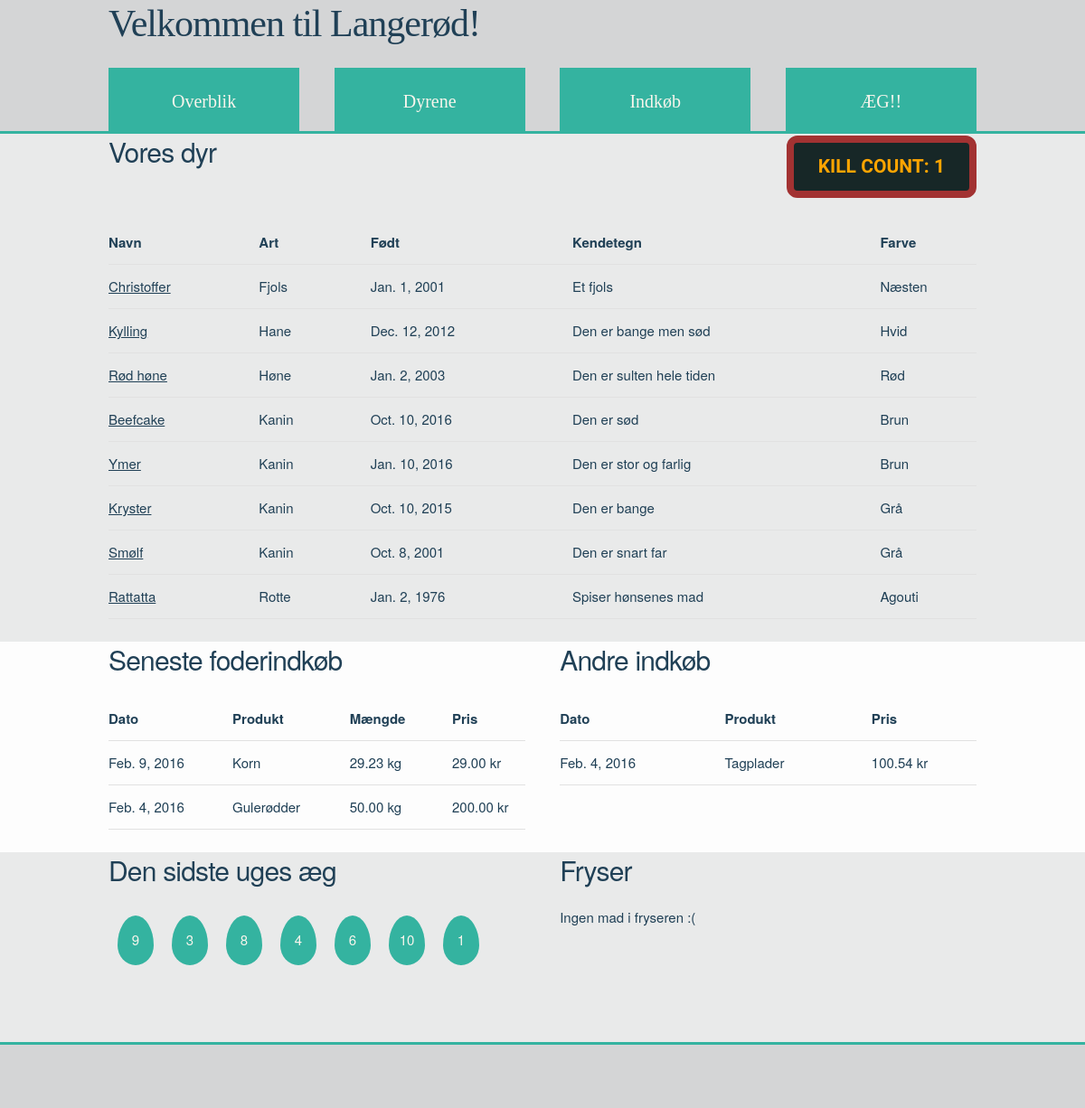
Before: /animals/ with the older database file.
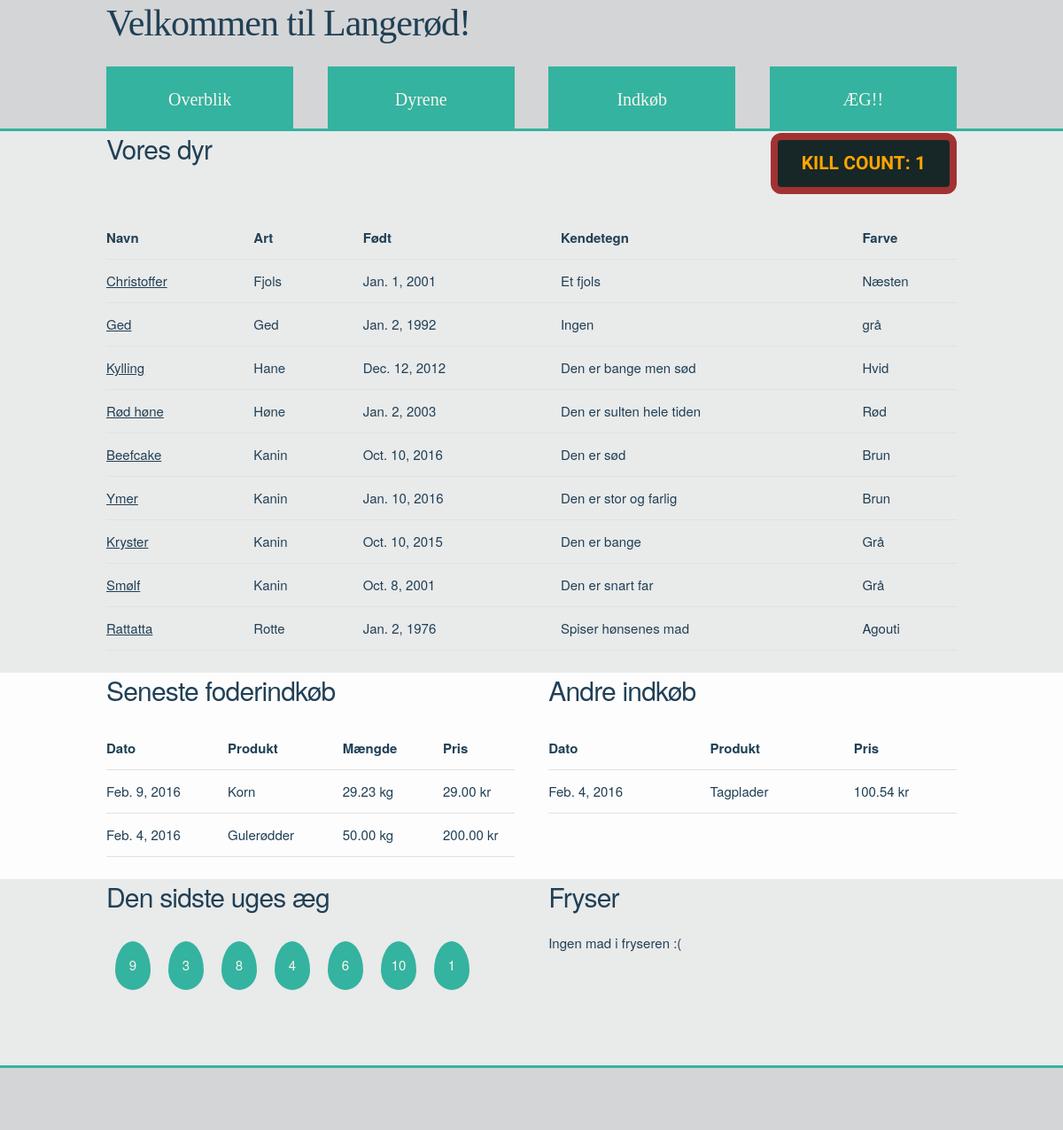
After: the same page with the newer database file.
### animals/models.py (models this page shows, shortened)
class Animals(models.Model):
    animal_name = models.CharField(max_length=200)
    species = models.CharField(max_length=100)
    born = models.DateField('Født', editable=True, null=True)
    arrived = models.DateField('Ankommet', editable=True, null=True)
    departure = models.DateField('Afgang', editable=True, null=True, blank=True)
    dead = models.BooleanField('Død?', editable=True, default=False)
    gone = models.BooleanField('Fjern', editable=True, default=False)
    animal_characteristics = models.TextField(max_length=400)
    fur_colour = models.CharField(max_length=100)
    fur_type = models.CharField(max_length=100)
    white_marks = models.CharField(max_length=100)
    eye_colour = models.CharField(max_length=100)
    blue_eyed_white = models.CharField(max_length=50)
    genotype = models.CharField(max_length = 50)
    slug = models.SlugField()
    class Meta:
        verbose_name_plural = "Animals"

class FoodPurchases(models.Model):
    food_date = models.DateField('Dato for køb', editable=True, null=True)
    food_product = models.CharField(max_length=200)
    food_amount = models.DecimalField(max_digits=5, decimal_places=2)
    food_price = models.DecimalField(max_digits=7, decimal_places=2)
    class Meta:
        verbose_name_plural = "FoodPurchases"

class MiscPurchases(models.Model):
    misc_date = models.DateField('Dato for køb', editable=True, null=True)
    misc_product = models.CharField(max_length=300)
    misc_price = models.DecimalField(max_digits=7, decimal_places=2)
    class Meta:
        verbose_name_plural = "MiscPurchases"

class Eggs(models.Model):
    egg_date = models.DateField('Dato', editable=True, null=True)
    egg_amount = models.IntegerField(default=0)
    class Meta:
        verbose_name_plural = "Eggs"

### animals/views.py (the view)
def index(request):
    animal_list = Animals.objects.exclude(dead=True).exclude(gone=True).order_by('species', '-arrived')
    kill_count = Animals.objects.filter(dead=True).count()
    food_list = FoodPurchases.objects.order_by('-food_date')[:5]
    misc_list = MiscPurchases.objects.order_by('-misc_date')[:5]
    eggs_list = Eggs.objects.order_by('-egg_date')[:7]
    return render(request, 'animals/index.html', {'animal_list': animal_list, 'kill_count': kill_count,
            'food_list': food_list, 'misc_list': misc_list, 'eggs_list': eggs_list})

### animals/templates/animals/index.html (shortened to what this page needs)
{% extends 'animals/base.html' %}
  {% block body_block %}
    <div class="greyfield">
    <div class="container">
    <h4 class="inline">Vores dyr</h4>
    {% if animal_list %}
        <div class="">
            <p class="inline_right kill_count">KILL COUNT: {{ kill_count }}</p>
        </div>
      <table class="u-full-width">
        <thead>
          <tr>
            <th>Navn</th>
            <th>Art</th>
            <th>Født</th>
            <th>Kendetegn</th>
            <th>Farve</th>
          </tr>
        </thead>
        <tbody>
          {% for animal in animal_list %}
          <tr>
            <td><a href="/animals/{{ animal.slug }}">{{ animal.animal_name }}</a></td>
            <td>{{ animal.species }}</td>
            <td>{{ animal.born }}</td>
            <td>{{ animal.animal_characteristics }}</td>
            <td>{{ animal.fur_colour }}</td>
          </tr>
          {% endfor %}
        </tbody>
      </table>
    {% else %}
      <p>Vi har ingen dyr :(</p>
    {% endif %}
    </div>
    </div>
    <div class="whitefield">
    <div class="container">
      <div class="row">
        <div class="one-half column">
          <h4>Seneste foderindkøb</h4>
          {% if food_list %}
            <table class="u-full-width">
              <thead>
                <tr>
                  <th>Dato</th>
                  <th>Produkt</th>
                  <th>Mængde</th>
                  <th>Pris</th>
                </tr>
              </thead>
              <tbody>
                {% for food in food_list %}
                <tr>
                  <td>{{ food.food_date }}</td>
                  <td>{{ food.food_product }}</td>
                  <td>{{ food.food_amount }} kg</td>
                  <td>{{ food.food_price }} kr</td>
                </tr>
                {% endfor %}
              </tbody>
            </table>
          {% else %}
            <p>Vi har ikke købt noget foder...</p>
          {% endif %}
        </div>
        <div class="one-half column">
          <h4>Andre indkøb</h4>
          {% if misc_list %}
            <table class="u-full-width">
              <thead>
                <tr>
                  <th>Dato</th>
                  <th>Produkt</th>
                  <th>Pris</th>
                </tr>
              </thead>
              <tbody>
                {% for misc in misc_list %}
                <tr>
                  <td>{{ misc.misc_date }}</td>
                  <td>{{ misc.misc_product }}</td>
                  <td>{{ misc.misc_price }} kr</td>
                </tr>
                {% endfor %}
              </tbody>
            </table>
          {% else %}
            <p>Vi har ikke købt noget...</p>
          {% endif %}
        </div>
      </div>
    </div>
    </div>
    <div class="greyfield">
    <div class="container">
      <div class="row">
        <div class="one-half column">
          <h4>Den sidste uges æg</h4>
          {% if eggs_list %}
            <div class="graph">
              {% for egg in eggs_list %}
                <div class="bar">
                  <div class="movedown">{{ egg.egg_amount }}</div>
                </div>
              {% endfor %}
            </div>
          {% else %}
            <p> Vi har ingen æg!!</p>
          {% endif %}
        </div>
        <div class="one-half column">
          <h4>Fryser</h4>
          {% if freezer_list %}
          {% else %}
            <p>Ingen mad i fryseren :(</p>
          {% endif %}
        </div>
      </div>
    </div>
    </div>
  {% endblock %}

### animals/templates/animals/base.html (shortened to what this page needs)
<!DOCTYPE html>
  {% load staticfiles %}
<html>
  <head>
    <metacharset="UTF-8">
    <link rel="stylesheet" type="text/css" href="{% static 'animals/normalize.css' %}" />
    <link rel="stylesheet" type="text/css" href="{% static 'animals/skeleton.css' %}" />
    <link rel="stylesheet" type="text/css" href="{% static 'animals/styles.css' %}" />
  </head>
  <body>
  <div id="container">
    <div id="topbar">
      <div class="container">
        <div class="row">
          <div class="twelve columns">
          <h2>Velkommen til Langerød!</h2>
          </div>
        </div>
        <div class="row">
          <div class="three columns">
          <a class="selector" href="{% url 'animals:index' %}">Overblik</a>
          </div>
          <div class="three columns dropdown">
              <a class="selector" href="{% url 'animals:all' %}">Dyrene</a>
          </div>
          <div class="three columns">
              <a class="selector" href="">Indkøb</a>
          </div>
          <div class="three columns">
              <a class="selector" href="">ÆG!!</a>
          </div>
        </div>
      </div>
    </div>
  </div>
    {% block body_block %}{% endblock%}
    <div id="bottombar">
    </div>
  </body>
</html>

### animals/static/animals/skeleton.css (style rules this page uses)
.container { position: relative; width: 100%; max-width: 960px; margin: 0 auto; padding: 0 20px; box-sizing: border-box; }
.column, .columns { width: 100%; float: left; box-sizing: border-box; }
@media (min-width: 400px) { .container { width: 85%; padding: 0; } }
@media (min-width: 550px) { .container { width: 80%; } }
@media (min-width: 550px) { .column, .columns { margin-left: 4%; } }
@media (min-width: 550px) { .column:first-child, .columns:first-child { margin-left: 0; } }
@media (min-width: 550px) { .three.columns { width: 22%; } }
@media (min-width: 550px) { .twelve.columns { width: 100%; margin-left: 0; } }
@media (min-width: 550px) { .one-half.column { width: 48%; } }
html { font-size: 62.5%; }
body { font-size: 1.5em; line-height: 1.6; font-weight: 400; font-family: "Raleway", "HelveticaNeue", "Helvetica Neue", Helvetica, Arial, sans-serif; color: #204056; }
h1, h2, h3, h4, h5, h6 { margin-top: 0; margin-bottom: 2rem; font-weight: 300; }
h2 { font-size: 3.6rem; line-height: 1.25; letter-spacing: -.1rem; font-family: 'Merriweather', serif; }
h4 { font-size: 2.4rem; line-height: 1.35; letter-spacing: -.08rem; }
@media (min-width: 550px) { h2 { font-size: 4.2rem; } }
@media (min-width: 550px) { h4 { font-size: 3.0rem; } }
p { margin-top: 0; }
a { color: #1EAEDB; }
th, td { padding: 12px 15px; text-align: left; border-bottom: 1px solid #E1E1E1; }
th:first-child, td:first-child { padding-left: 0; }
th:last-child, td:last-child { padding-right: 0; }
pre, blockquote, dl, figure, table, p, ul, ol, form { margin-bottom: 2.5rem; }
.u-full-width { width: 100%; box-sizing: border-box; }
.container:after, .row:after, .u-cf { content: ""; display: table; clear: both; }

### animals/static/animals/styles.css (style rules this page uses)
a { color:#204056; }
#topbar { background-color: #D4D5D6; width:100%; margin-bottom:0; padding-bottom:0; border-bottom: 3px solid #34B3A0; }
#bottombar { background-color: #D4D5D6; width:100%; height:70px; border-top: 3px solid #34B3A0; }
.greyfield { background-color: #E9EAEA; }
.whitefield { background-color: #FDFDFD; }
.graph { height:150px; }
.bar { background-color:#34B3A0; float:left; margin:10px; width:40px; height:55px; -webkit-border-radius: 50%/60% 60% 40% 40%; -moz-border-radius: 50%/60% 60% 40% 40%; border-radius: 50%/60% 60% 40% 40%; text-align:center; vertical-align:middle; color:#F8F5EC }
.movedown { position:relative; top:15px; }
.selector { height:70px; background-color:#34B3A0; margin-bottom:0; margin-right:0; margin-left:0px; padding-top:0; text-align:center; font-family: 'Merriweather', serif; font-size: 2rem; text-decoration:none; color:#F8F5EC; border-top: 2px solid #D4D5D6; position:relative; display:inline-block; min-width:100%; vertical-align:middle; line-height:75px; }
.inline { float:left; }
.inline_right { float:right; }
.kill_count { border: solid 8px #A23232; background-color: #172727; padding:10px; padding-right:27px; padding-left:27px; margin-top:2px; font-size: 2.1rem; font-family: 'Nosifer', cursive; font-weight: 900; color: #FFA500; -webkit-border-radius:; -moz-border-radius:; -webkit-border-radius:12px; -moz-border-radius:12px; border-radius:12px; }

Changed rows visible on the page:
added Animals: animal_name "Ged", species "Ged", born "Jan. 2, 1992", animal_characteristics "Ingen", fur_colour "grå"
